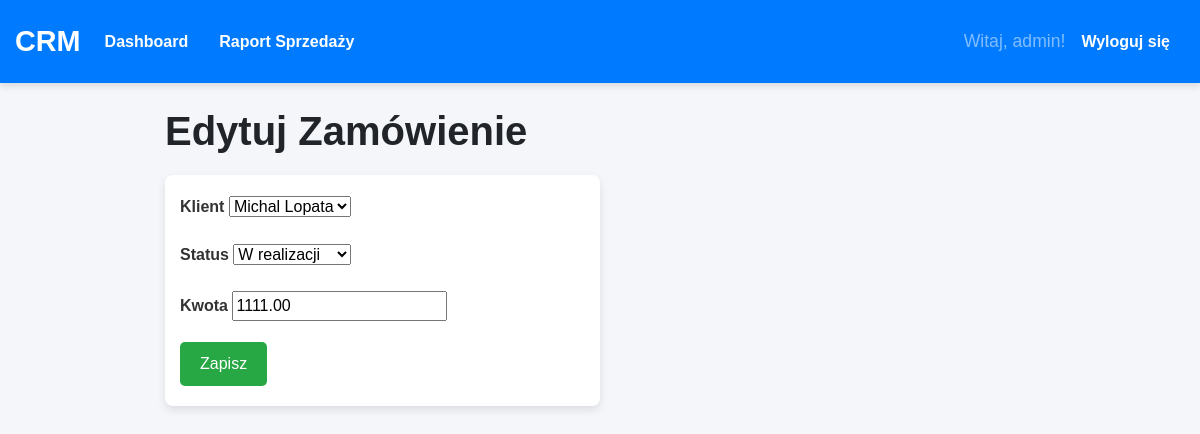
/edytuj-zamowienie/3/ (signed in), run on an earlier commit of the app's database.
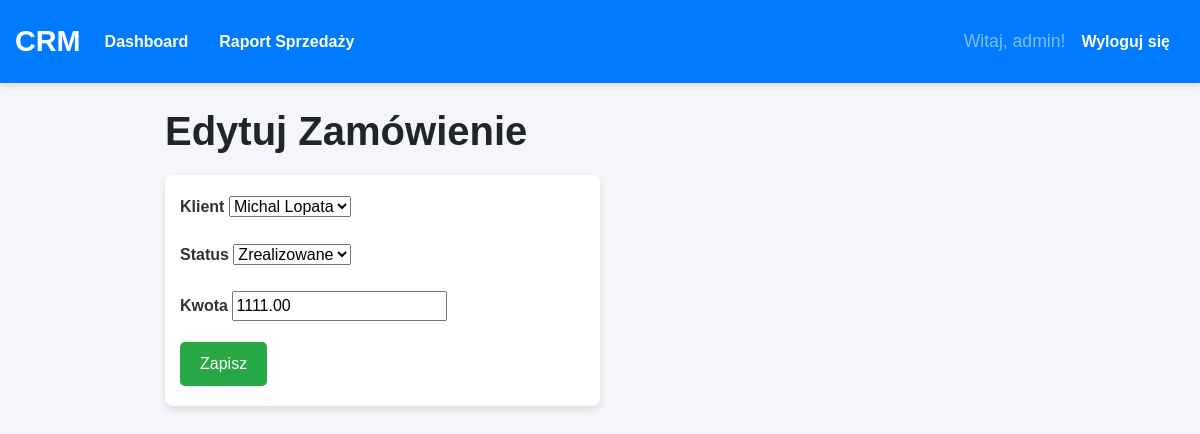
And on a later commit of the database.
### crm_app/models.py (models this page shows, shortened)
class Zamowienie(models.Model):
    klient = models.ForeignKey(Klient, on_delete=models.CASCADE)
    data_zamowienia = models.DateTimeField(auto_now_add=True)
    status = models.CharField(max_length=15, choices=[
        ('w_realizacji', 'W realizacji'),
        ('zrealizowane', 'Zrealizowane'),
        ('anulowane', 'Anulowane'),
    ])
    kwota = models.DecimalField(max_digits=10, decimal_places=2)

### crm_app/views.py (the view)
# urls.py: path('edytuj-zamowienie/<str:pk>/', views.edytuj_zamowienie, name='edytuj-zamowienie'),
@login_required
@permission_required('crm_app.change_zamowienie', raise_exception=True)
def edytuj_zamowienie(request, pk):
    zamowienie = get_object_or_404(Zamowienie, id=pk)
    form = ZamowienieForm(instance=zamowienie)
    if request.method == 'POST':
        form = ZamowienieForm(request.POST, instance=zamowienie)
        if form.is_valid():
            form.save()
            return redirect('dashboard')
    context = {'form': form, 'title': 'Edytuj Zamówienie'}
    return render(request, 'crm_app/form.html', context)

### crm_app/forms.py
class ZamowienieForm(ModelForm):
    class Meta:
        model = Zamowienie
        fields = '__all__'

### crm_app/models.py (called while the page is built)
    def __str__(self):
        return f"{self.imie} {self.nazwisko}"

### crm_app/templates/crm_app/form.html (shortened to what this page needs)
{% extends 'crm_app/base.html' %}
{% load static %}
{% block content %}
    <h1>{{ title }}</h1>
    <form method="POST" class="col-md-6">
        {% for field in form %}
            <div class="form-group">
                <label for="{{ field.id_for_label }}">{{ field.label }}</label>
                {{ field }}
            </div>
        {% endfor %}
        <button type="submit" class="btn btn-success">Zapisz</button>
    </form>
{% endblock %}

What changed in the data, as far as the page shows it:
changed Zamowienie "Michal Lopata": status "W realizacji" → "Zrealizowane"
